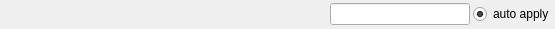
<ui version="4.0" >
 <class>LineEditorItem</class>
 <widget class="QWidget" name="LineEditorItem" >
  <property name="geometry" >
   <rect>
    <x>0</x>
    <y>0</y>
    <width>555</width>
    <height>29</height>
   </rect>
  </property>
  <property name="baseSize" >
   <size>
    <width>100</width>
    <height>20</height>
   </size>
  </property>
  <property name="windowTitle" >
   <string>lineEditorItem</string>
  </property>
  <layout class="QHBoxLayout" >
   <property name="spacing" >
    <number>3</number>
   </property>
   <property name="margin" >
    <number>1</number>
   </property>
   <item>
    <widget class="QLabel" name="nameLabel" >
     <property name="minimumSize" >
      <size>
       <width>240</width>
       <height>20</height>
      </size>
     </property>
     <property name="maximumSize" >
      <size>
       <width>240</width>
       <height>30</height>
      </size>
     </property>
     <property name="text" >
      <string/>
     </property>
    </widget>
   </item>
   <item>
    <spacer>
     <property name="orientation" >
      <enum>Qt::Horizontal</enum>
     </property>
     <property name="sizeType" >
      <enum>QSizePolicy::MinimumExpanding</enum>
     </property>
     <property name="sizeHint" stdset="0" >
      <size>
       <width>0</width>
       <height>0</height>
      </size>
     </property>
    </spacer>
   </item>
   <item>
    <layout class="QVBoxLayout" >
     <property name="spacing" >
      <number>0</number>
     </property>
     <property name="margin" >
      <number>0</number>
     </property>
     <item>
      <widget class="QLineEdit" name="lineEdit" >
       <property name="minimumSize" >
        <size>
         <width>140</width>
         <height>0</height>
        </size>
       </property>
       <property name="maximumSize" >
        <size>
         <width>176</width>
         <height>16777215</height>
        </size>
       </property>
      </widget>
     </item>
    </layout>
   </item>
   <item>
    <widget class="QRadioButton" name="radioButton" >
     <property name="text" >
      <string>auto apply</string>
     </property>
     <property name="checked" >
      <bool>true</bool>
     </property>
    </widget>
   </item>
  </layout>
 </widget>
 <resources>
  <include location="QtAutoGui.qrc" />
 </resources>
 <connections/>
</ui>
